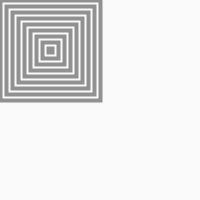
Frame 1 (no input)
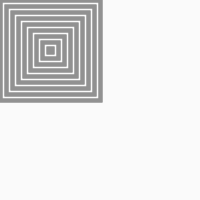
Frame 2 (the mouse pressed at the canvas centre, redrawn once)

The Processing sketch that drew these frames (run headless with seeded random() and noise(); the mouse was pressed at the canvas centre and the sketch redrawn once):

// Processing sketch: sketch_21_1_1
// ── sketch_21_1_1.pde
void setup() {
  size(200,200);
  background(250);
  smooth();
  noLoop();
  strokeWeight(4);
  stroke(145);
  noFill();
  rectMode(CENTER);
}
void draw() {
squareNests(100,100,50,50);
}
void squareNests(int size, int number, int x, int y) { 
  for(int counter = number; counter > 1; counter-=12) {
    rect(x,y,size,size);
size-=12; }
}
